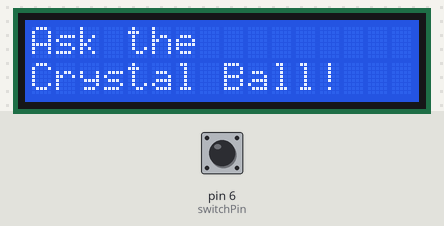
A sketch run on a simulated Arduino Uno, built with avr-gcc and run on an emulated ATmega328P. Parts: 16×2 character LCD. The test bench sets the inputs (shaded band); at power-on: pin 6 (switchPin) LOW. Random numbers use the default seed unless the sketch sets one; what the sketch prints to the serial monitor is not drawn.

Above: at 1.2 s.
1.3 s: pin 6 (switchPin) pulled HIGH for 0.15 s
At 2.6 s:
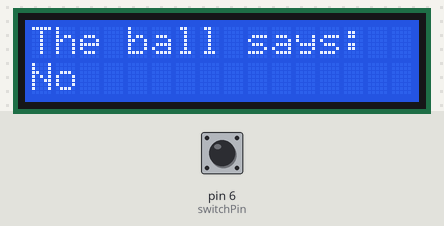
2.9 s: pin 6 (switchPin) pulled HIGH for 1 s
At 5.1 s:
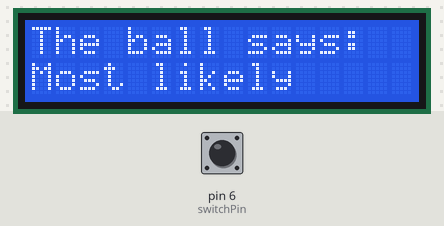
Timing chart, 0 to 5.3 s (numbered marks = the images above; inputs shaded):
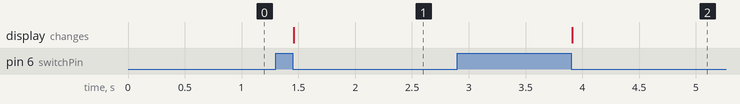

The sketch:

proj_11_lsd_crystall_ball.ino
```cpp
#include <LiquidCrystal.h>

LiquidCrystal lcd(12, 11, 5, 4, 3, 2);
const int switchPin = 6;
const int contrastPin = 8;
int switchState = 0;
int prevSwitchState = 0;
int reply;


void setup(){
  Serial.begin(9600);
  lcd.begin(16, 2);
  pinMode(switchPin, INPUT);
  pinMode(contrastPin, OUTPUT);

  lcd.print("Ask the");
  lcd.setCursor(0, 1);
  lcd.print("Crystal Ball!");
}


void loop(){
  switchState = digitalRead(switchPin);
  Serial.print("\n");
  Serial.print(switchState);
  if(switchState != prevSwitchState){
    if(switchState == LOW){
      reply = random(8);
      lcd.clear();
      lcd.setCursor(0, 0);
      lcd.print("The ball says:");
      lcd.setCursor(0, 1);
      switch(reply){
        case 0:
        lcd.print("Yes");
        break;
        case 1:
        lcd.print("Most likely");
        break;
        case 2:
        lcd.print("Certainly");
        break;
        case 3:
        lcd.print("Outlook good");
        break;
        case 4:
        lcd.print("Unsure");
        break;
        case 5:
        lcd.print("Ask again");
        break;
        case 6:
        lcd.print("Doubtful");
        break;
        case 7:
        lcd.print("No");
        break;
      }
    }
  }
  prevSwitchState = switchState;
}
```

Measured:
- after the input at 1.3 s, the display: changes after 0.16 s (image 1)
- after the input at 2.9 s, the display: changes after 1.0 s (image 2)
